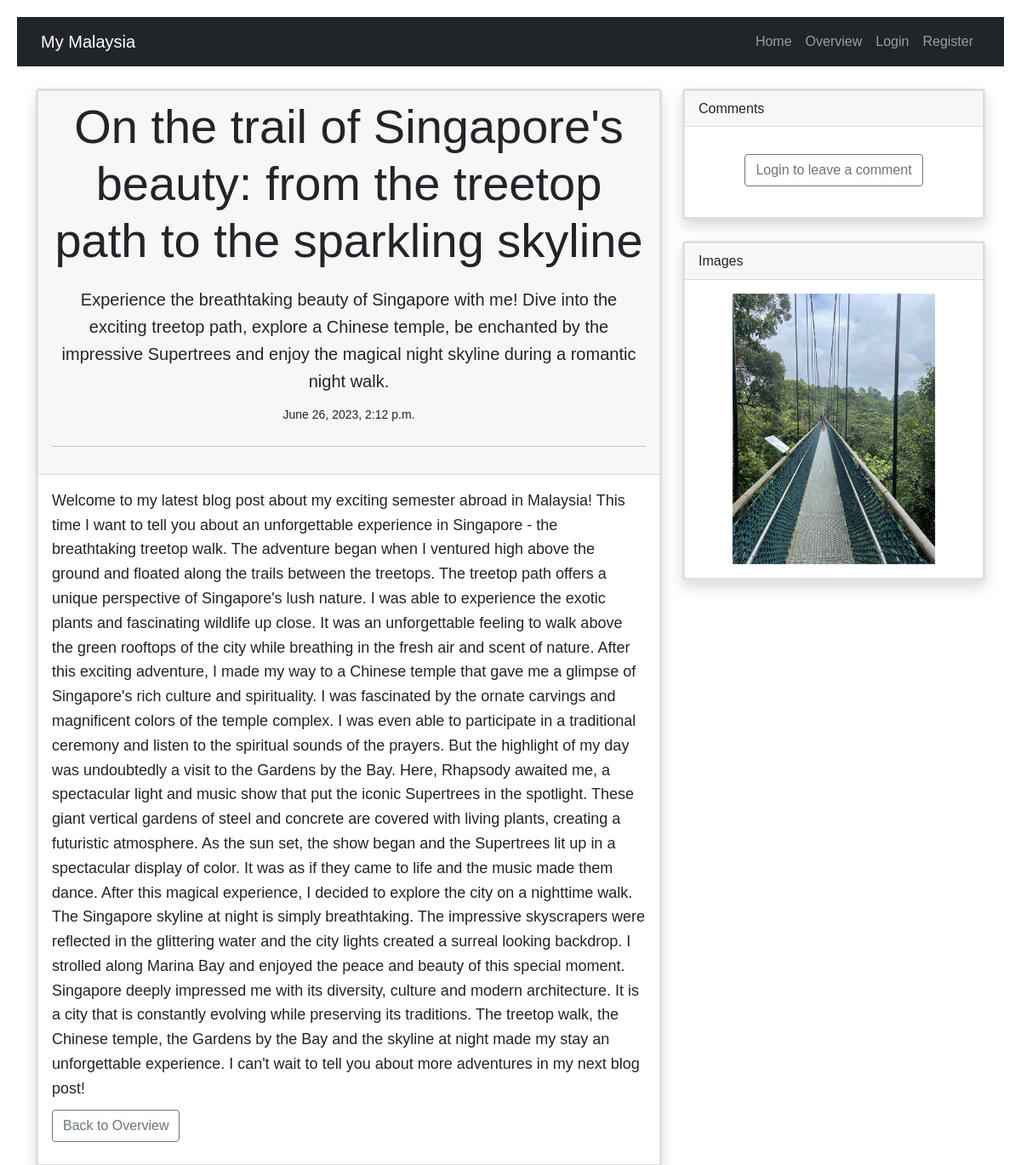
Screenshot of /article/16 with the database file from the repository.
### articles/models.py (models this page shows, shortened)
class Article(models.Model):
    title = models.TextField()
    content = models.TextField()
    date_created = models.DateTimeField('Article Added',blank=True, auto_now_add=True)
    summary = models.TextField('Short Description')

class Images(models.Model):
    file = models.FileField(null=True, upload_to='images/')
    title = models.TextField(default='title')

### articles/views.py (the view)
def article(request, id):
    submitted = False
    form = CommentForm()
    article = Article.objects.get(id=id)
    comments = Comment.objects.filter(article=id)
    images = Images.objects.filter(title=article.title)
    if request.method == "POST":
        form = CommentForm(request.POST)
        if form.is_valid():
            comment = form.save(commit=False)
            comment.creator = request.user.id
            comment.article = id
            comment.save()
            messages.success(request, ('Your comment was successfully stored'))
            return HttpResponseRedirect(f"/article/{id}?submitted=True")
    else:
        if 'submitted' in request.GET:
            submitted = True
    return render(request, 'article.html', {'article':article,'form': form, 'submitted': submitted,'comments':comments, 'images': images})

### templates/article.html (shortened to what this page needs)
{% extends "base.html" %}
{% load custom_tags %}
{% load static %}
{% block content %}
<br>
<body>
  <div class="container">
    <div class="row">  {% comment %} data-masonry='{"percentPosition": true }' {% endcomment %}
      <div class="col-md-8">
        <div class="card border-3 shadow" >
          <div class="card-header">
            <center>
              <div>
                <h1 class="display-4">{{ article.title }}</h1>
                <p class="lead">{{ article.summary }}</p>
                <small>{{ article.date_created }}</small>
                <hr class="my-4">
              </div>
          </center>
          </div>
          <div class="card-body">
            <p>{{ article.content }}</p>
            <p class="lead">
              <a class="btn btn-outline-secondary" href="/overview" role="button">Back to Overview</a>
            </p>
          </div>
        </div>
      </div>
      <div class="col-md-4">
        <div class="card border-3 shadow">
          <div class="card-header">
            Comments
          </div>
          <div class="card-body">
          </div>
          <center>
          <div>
            {% if user.is_authenticated%}
              <form action='' method='POST' class="w-75 mx-auto">
                {% csrf_token %}
                {{form.as_p }}
                <div>
                  <button type='submit' class="btn btn-outline-secondary">Add Comment</button>
                </div>
              </form>
              {% else %}
              <p class="lead">
                <a href='/login'><button type="button" class="btn btn-outline-secondary">Login to leave a comment</button></a>
              </p>
              {% endif %}
              <br>
            </div>
          </center>
        </div>
        <br/>
        {% if images %}
        <div class="card border-3 shadow">
          <div class="card-header">
            Images
          </div>
          <div class="card-body">
            <center>
              <div id="CarouselWithControls" class="carousel slide" data-ride="carousel">
                <div class="carousel-inner">
                {%for image in images%}
                  {% if forloop.first %}
                    <div class="carousel-item {% if forloop.first %} active {% endif %}">
                      <img src="{{ image.file.url }}" class="d-block w-75">
                    </div>
                    {% else %}
                    <div class="carousel-item {% if  forloop.first %} active {% endif %}">
                      <img src="{{ image.file.url }}" class="d-block w-75">
                    </div>
                  {% endif%}
                  <a class="carousel-control-prev" href="#CarouselWithControls" role="button" data-bs-slide="prev">
                    <span class="carousel-control-prev-icon" aria-hidden="true"></span>
                  </a>
                  <a class="carousel-control-next" href="#CarouselWithControls" role="button" data-bs-slide="next" style="color: black">
                    <span class="carousel-control-next-icon" aria-hidden="true"></span>
                  </a>
                {% endfor %}
                </div>
              </div>
            </center>
          </div>
        </div>
        {% endif %}
      </div>
    </div>
  </div>
</body>
{% endblock %}

### templates/base.html (style rules this page uses)
body { font-family: Arial, sans-serif; line-height: 1.6; padding: 20px; max-width: 60%%; margin: 0 auto; }
h1 { font-size: 32px; margin-bottom: 20px; }
p { font-size: 18px; margin-bottom: 10px; }

### rows the page displays
Article: title "On the trail of Singapore's beauty: from the treetop path to the sparkling skyline", summary "Experience the breathtaking beauty of Singapore with me! Dive into the exciting treetop path, explore a Chinese temple, be enchanted by the impressive Supertrees and enjoy the magical night skyline during a romantic night walk.", date_created "June 26, 2023, 2:12 p.m.", content "Welcome to my latest blog post about my exciting semester abroad in Malaysia! This time I want to tell you about an unforgettable experience in Singapore - the breathtaking treetop walk. The adventure began when I ventured high above the ground and floated along the trails between the treetops. The treetop path offers a unique perspective of Singapore's lush nature. I was able to experience the exotic plants and fascinating wildlife up close. It was an unforgettable feeling to walk above the green rooftops of the city while breathing in the fresh air and scent of nature. After this exciting adventure, I made my way to a Chinese temple that gave me a glimpse of Singapore's rich culture and…"
Images: file (picture)
